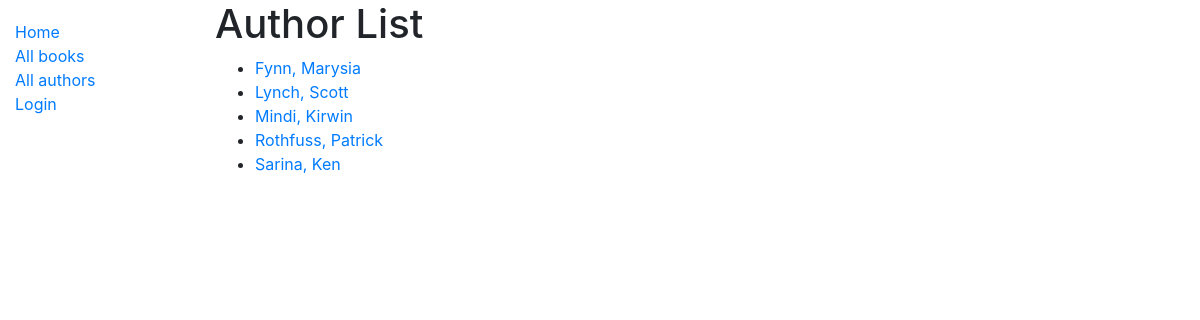
The app's page /catalog/authors/, older data.
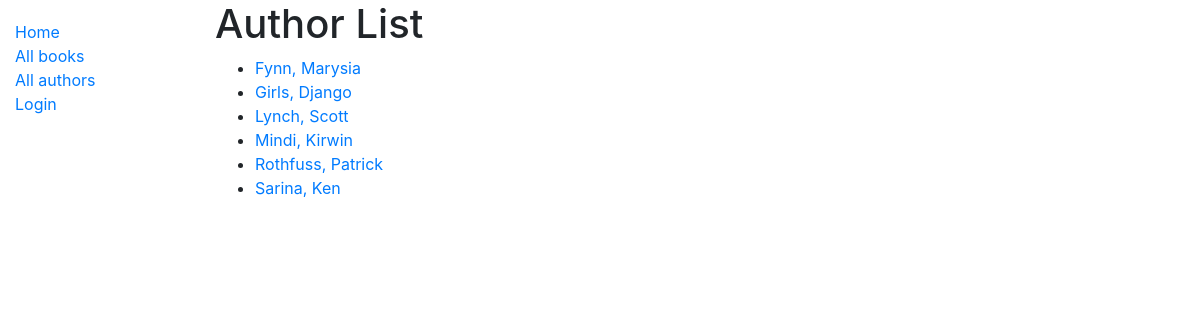
The same page, newer data.
### catalog/models.py (models this page shows, shortened)
class Author(models.Model):
    first_name = models.CharField(max_length=100)
    last_name = models.CharField(max_length=100)
    date_of_birth = models.DateField(null=True, blank=True)
    date_of_death = models.DateField('Died', null=True, blank=True)
    class Meta:
        ordering = ['last_name', 'first_name']
    def get_absolute_url(self):
        return reverse('author-detail', args=[str(self.id)])

### catalog/views.py (the view)
# urls.py: path('authors/', views.AuthorListView.as_view(), name='authors'),
class AuthorListView(generic.ListView):
    model = Author
    paginate_by = 10

### catalog/templates/catalog/author_list.html
{% extends "base_generic.html" %}
{% block content %}
  <h1>Author List</h1>
  {% if author_list %}
  <ul>
    {% for author in author_list %}
      <li>
          <a href="{{ author.get_absolute_url }}">{{ author.last_name }}, {{ author.first_name }}</a>
      </li>
    {% endfor %}
  </ul>
  {% else %}
    <p>These are not the authors you are looking for.</p>
  {% endif %}
{% endblock %}

Row changes from the older to the newer data that the page shows:
added Author: last_name "Girls", first_name "Django"
